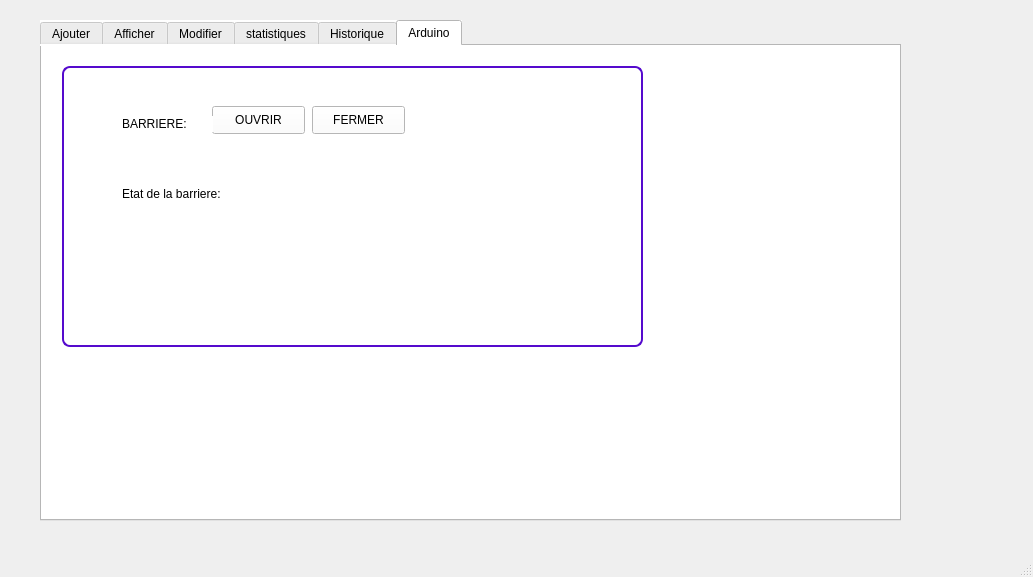
<?xml version="1.0" encoding="UTF-8"?>
<ui version="4.0">
 <class>gestionEquipement</class>
 <widget class="QMainWindow" name="gestionEquipement">
  <property name="geometry">
   <rect>
    <x>0</x>
    <y>0</y>
    <width>1033</width>
    <height>577</height>
   </rect>
  </property>
  <property name="windowTitle">
   <string>gestionEquipement</string>
  </property>
  <widget class="QWidget" name="centralwidget">
   <widget class="QTabWidget" name="tabWidget">
    <property name="geometry">
     <rect>
      <x>40</x>
      <y>20</y>
      <width>861</width>
      <height>501</height>
     </rect>
    </property>
    <property name="styleSheet">
     <string notr="true">background-color: rgb(170, 170, 255);
background-color: rgb(227, 227, 227);
background-color: rgb(255, 255, 255);</string>
    </property>
    <property name="currentIndex">
     <number>5</number>
    </property>
    <widget class="QWidget" name="tab">
     <attribute name="title">
      <string>Ajouter</string>
     </attribute>
     <widget class="QLabel" name="label">
      <property name="geometry">
       <rect>
        <x>10</x>
        <y>20</y>
        <width>141</width>
        <height>16</height>
       </rect>
      </property>
      <property name="styleSheet">
       <string notr="true">QLabel

{
font: 8pt &quot;Arial Narrow&quot;;

	color: rgb(0, 200, 127);
}</string>
      </property>
      <property name="text">
       <string>Identifiant Equipement</string>
      </property>
     </widget>
     <widget class="QLineEdit" name="lineEdit_id_eqA">
      <property name="geometry">
       <rect>
        <x>240</x>
        <y>20</y>
        <width>331</width>
        <height>22</height>
       </rect>
      </property>
      <property name="styleSheet">
       <string notr="true">QLineEdit {
	font: 8pt &quot;Times New Roman&quot;;
padding: 1px;
border-style: solid;
border: 2px solid rgb(85,10,205);
border-radius: 8px;
font-color:green;
 background-color:white;
color:green;
}

QLineEdit:focus
{
  border-color:rgb(200,50,10);
}</string>
      </property>
     </widget>
     <widget class="QLabel" name="label_2">
      <property name="geometry">
       <rect>
        <x>20</x>
        <y>90</y>
        <width>56</width>
        <height>16</height>
       </rect>
      </property>
      <property name="styleSheet">
       <string notr="true">QLabel

{
font: 8pt &quot;Arial Narrow&quot;;

	color: rgb(0, 200, 127);
}</string>
      </property>
      <property name="text">
       <string>Etat</string>
      </property>
     </widget>
     <widget class="QLabel" name="label_3">
      <property name="geometry">
       <rect>
        <x>20</x>
        <y>170</y>
        <width>56</width>
        <height>16</height>
       </rect>
      </property>
      <property name="styleSheet">
       <string notr="true">QLabel

{
font: 8pt &quot;Arial Narrow&quot;;

	color: rgb(0, 200, 127);
}</string>
      </property>
      <property name="text">
       <string>Type</string>
      </property>
     </widget>
     <widget class="QLabel" name="label_4">
      <property name="geometry">
       <rect>
        <x>20</x>
        <y>240</y>
        <width>56</width>
        <height>16</height>
       </rect>
      </property>
      <property name="styleSheet">
       <string notr="true">QLabel

{
font: 8pt &quot;Arial Narrow&quot;;

	color: rgb(0, 200, 127);
}</string>
      </property>
      <property name="text">
       <string>Quantité</string>
      </property>
     </widget>
     <widget class="QPushButton" name="pushButton_ajouter">
      <property name="geometry">
       <rect>
        <x>480</x>
        <y>300</y>
        <width>93</width>
        <height>28</height>
       </rect>
      </property>
      <property name="styleSheet">
       <string notr="true">QPushButton

 {
      border-style: groove;
      border-radius: 7;
      padding: 3px;

     color: qlineargradient(spread:pad, x1:0.439, y1:0.5, x2:1, y2:1, stop:0.134783 rgba(0, 255, 94, 255), stop:1 rgba(255, 255, 255, 255));

  background-color: qlineargradient(spread:pad, x1:0.565, y1:0.386364, x2:1, y2:0, stop:0.0869565 rgba(110, 40, 170, 255), stop:1 rgba(255, 255, 255, 255));
   
  font: 75 8pt &quot;Arial Narrow&quot;;
  }


QPushButton:focus

 {

  
    background-color: qlineargradient(spread:pad, x1:0, y1:0, x2:1, y2:1, stop:0.491304 rgba(255, 0, 0, 255), stop:1 rgba(255, 255, 255, 255));
 }

QPushButton:hover

 {
    background-color: qlineargradient(spread:pad, x1:0, y1:0, x2:1, y2:1, stop:0.491304 rgba(255, 0, 0, 255), stop:1 rgba(255, 255, 255, 255));

 }</string>
      </property>
      <property name="text">
       <string>Ajouter</string>
      </property>
     </widget>
     <widget class="QLabel" name="label_9">
      <property name="geometry">
       <rect>
        <x>260</x>
        <y>50</y>
        <width>56</width>
        <height>16</height>
       </rect>
      </property>
      <property name="text">
       <string/>
      </property>
     </widget>
     <widget class="QSpinBox" name="spinBox">
      <property name="geometry">
       <rect>
        <x>240</x>
        <y>240</y>
        <width>331</width>
        <height>22</height>
       </rect>
      </property>
      <property name="styleSheet">
       <string notr="true">QSpinBox {
	font: 8pt &quot;Times New Roman&quot;;
padding: 1px;
border-style: solid;
border: 2px solid rgb(85,10,205);
border-radius: 8px;
font-color:green;
 background-color:white;
color:green;
}

QSpinBox:focus
{
  border-color:rgb(200,50,10);
}</string>
      </property>
      <property name="maximum">
       <number>10000</number>
      </property>
     </widget>
     <widget class="QComboBox" name="comboBox">
      <property name="geometry">
       <rect>
        <x>240</x>
        <y>90</y>
        <width>331</width>
        <height>22</height>
       </rect>
      </property>
      <property name="styleSheet">
       <string notr="true">

QComboBox
{
 border-style: groove;
      border-radius: 7;
      padding: 3px;
     color: qlineargradient(spread:pad, x1:0.439, y1:0.5, x2:1, y2:1, stop:0.134783 rgba(0, 255, 94, 255), stop:1 rgba(255, 255, 255, 255));
background-color: qlineargradient(spread:pad, x1:0.565, y1:0.386364, x2:1, y2:0, stop:0.0869565 rgba(110, 40, 170, 255), stop:1 rgba(255, 255, 255, 255));
}


  
   



</string>
      </property>
      <item>
       <property name="text">
        <string/>
       </property>
      </item>
      <item>
       <property name="text">
        <string>nouveau</string>
       </property>
      </item>
      <item>
       <property name="text">
        <string>utilise</string>
       </property>
      </item>
     </widget>
     <widget class="QComboBox" name="comboBox_2">
      <property name="geometry">
       <rect>
        <x>240</x>
        <y>170</y>
        <width>331</width>
        <height>22</height>
       </rect>
      </property>
      <property name="styleSheet">
       <string notr="true">

QComboBox
{
 border-style: groove;
      border-radius: 7;
      padding: 3px;
     color: qlineargradient(spread:pad, x1:0.439, y1:0.5, x2:1, y2:1, stop:0.134783 rgba(0, 255, 94, 255), stop:1 rgba(255, 255, 255, 255));
background-color: qlineargradient(spread:pad, x1:0.565, y1:0.386364, x2:1, y2:0, stop:0.0869565 rgba(110, 40, 170, 255), stop:1 rgba(255, 255, 255, 255));
}


  
   



</string>
      </property>
      <item>
       <property name="text">
        <string/>
       </property>
      </item>
      <item>
       <property name="text">
        <string>savons lessive</string>
       </property>
      </item>
      <item>
       <property name="text">
        <string>eau de javel</string>
       </property>
      </item>
      <item>
       <property name="text">
        <string>machine a lave</string>
       </property>
      </item>
      <item>
       <property name="text">
        <string>machine a repasse</string>
       </property>
      </item>
     </widget>
     <widget class="QLabel" name="label_12">
      <property name="geometry">
       <rect>
        <x>250</x>
        <y>270</y>
        <width>56</width>
        <height>16</height>
       </rect>
      </property>
      <property name="text">
       <string/>
      </property>
     </widget>
     <widget class="QLabel" name="label_13">
      <property name="geometry">
       <rect>
        <x>260</x>
        <y>120</y>
        <width>56</width>
        <height>16</height>
       </rect>
      </property>
      <property name="text">
       <string/>
      </property>
     </widget>
     <widget class="QLabel" name="label_14">
      <property name="geometry">
       <rect>
        <x>260</x>
        <y>200</y>
        <width>56</width>
        <height>16</height>
       </rect>
      </property>
      <property name="text">
       <string/>
      </property>
     </widget>
    </widget>
    <widget class="QWidget" name="tab_2">
     <attribute name="title">
      <string>Afficher</string>
     </attribute>
     <widget class="QTableView" name="tableView_afficher">
      <property name="geometry">
       <rect>
        <x>10</x>
        <y>10</y>
        <width>581</width>
        <height>241</height>
       </rect>
      </property>
      <property name="styleSheet">
       <string notr="true">QTableView {
	font: 8pt &quot;Times New Roman&quot;;
padding: 1px;
border-style: solid;
border: 2px solid rgb(85,10,205);
border-radius: 8px;
}</string>
      </property>
     </widget>
     <widget class="QLineEdit" name="lineEdit_RS">
      <property name="geometry">
       <rect>
        <x>20</x>
        <y>260</y>
        <width>241</width>
        <height>22</height>
       </rect>
      </property>
      <property name="styleSheet">
       <string notr="true">QLineEdit {
	font: 8pt &quot;Times New Roman&quot;;
padding: 1px;
border-style: solid;
border: 2px solid rgb(85,10,205);
border-radius: 8px;
font-color:green;
 background-color:white;
color:green;
}

QLineEdit:focus
{
  border-color:rgb(200,50,10);
}</string>
      </property>
     </widget>
     <widget class="QPushButton" name="pushButton_supprimer">
      <property name="geometry">
       <rect>
        <x>10</x>
        <y>290</y>
        <width>93</width>
        <height>28</height>
       </rect>
      </property>
      <property name="styleSheet">
       <string notr="true">QPushButton

 {
      border-style: groove;
      border-radius: 7;
      padding: 3px;

     color: qlineargradient(spread:pad, x1:0.439, y1:0.5, x2:1, y2:1, stop:0.134783 rgba(0, 255, 94, 255), stop:1 rgba(255, 255, 255, 255));

  background-color: qlineargradient(spread:pad, x1:0.565, y1:0.386364, x2:1, y2:0, stop:0.0869565 rgba(110, 40, 170, 255), stop:1 rgba(255, 255, 255, 255));
   
  font: 75 8pt &quot;Arial Narrow&quot;;
  }


QPushButton:focus

 {

  
    background-color: qlineargradient(spread:pad, x1:0, y1:0, x2:1, y2:1, stop:0.491304 rgba(255, 0, 0, 255), stop:1 rgba(255, 255, 255, 255));
 }

QPushButton:hover

 {
    background-color: qlineargradient(spread:pad, x1:0, y1:0, x2:1, y2:1, stop:0.491304 rgba(255, 0, 0, 255), stop:1 rgba(255, 255, 255, 255));

 }</string>
      </property>
      <property name="text">
       <string>Supprimer</string>
      </property>
     </widget>
     <widget class="QGroupBox" name="groupBox">
      <property name="geometry">
       <rect>
        <x>320</x>
        <y>260</y>
        <width>241</width>
        <height>151</height>
       </rect>
      </property>
      <property name="title">
       <string>Trie</string>
      </property>
      <widget class="QCheckBox" name="checkBox">
       <property name="geometry">
        <rect>
         <x>10</x>
         <y>50</y>
         <width>83</width>
         <height>20</height>
        </rect>
       </property>
       <property name="text">
        <string>nouveau</string>
       </property>
      </widget>
      <widget class="QCheckBox" name="checkBox_2">
       <property name="geometry">
        <rect>
         <x>110</x>
         <y>50</y>
         <width>101</width>
         <height>20</height>
        </rect>
       </property>
       <property name="text">
        <string>savon lessive</string>
       </property>
      </widget>
      <widget class="QCheckBox" name="checkBox_3">
       <property name="geometry">
        <rect>
         <x>10</x>
         <y>70</y>
         <width>83</width>
         <height>20</height>
        </rect>
       </property>
       <property name="text">
        <string>utilise</string>
       </property>
      </widget>
      <widget class="QLabel" name="label_10">
       <property name="geometry">
        <rect>
         <x>10</x>
         <y>30</y>
         <width>56</width>
         <height>16</height>
        </rect>
       </property>
       <property name="text">
        <string>Etat:</string>
       </property>
      </widget>
      <widget class="QLabel" name="label_11">
       <property name="geometry">
        <rect>
         <x>110</x>
         <y>30</y>
         <width>56</width>
         <height>16</height>
        </rect>
       </property>
       <property name="text">
        <string>Type:</string>
       </property>
      </widget>
      <widget class="QCheckBox" name="checkBox_4">
       <property name="geometry">
        <rect>
         <x>110</x>
         <y>70</y>
         <width>111</width>
         <height>20</height>
        </rect>
       </property>
       <property name="text">
        <string>eau de javel</string>
       </property>
      </widget>
      <widget class="QCheckBox" name="checkBox_5">
       <property name="geometry">
        <rect>
         <x>110</x>
         <y>90</y>
         <width>111</width>
         <height>20</height>
        </rect>
       </property>
       <property name="text">
        <string>machine a lave</string>
       </property>
      </widget>
      <widget class="QCheckBox" name="checkBox_6">
       <property name="geometry">
        <rect>
         <x>110</x>
         <y>110</y>
         <width>141</width>
         <height>20</height>
        </rect>
       </property>
       <property name="text">
        <string>machine a repasse</string>
       </property>
      </widget>
     </widget>
     <widget class="QLineEdit" name="lineEdit">
      <property name="geometry">
       <rect>
        <x>690</x>
        <y>50</y>
        <width>151</width>
        <height>22</height>
       </rect>
      </property>
      <property name="styleSheet">
       <string notr="true">QLineEdit {
	font: 8pt &quot;Times New Roman&quot;;
padding: 1px;
border-style: solid;
border: 2px solid rgb(85,10,205);
border-radius: 8px;
font-color:green;
 background-color:white;
color:green;
}

QLineEdit:focus
{
  border-color:rgb(200,50,10);
}</string>
      </property>
     </widget>
     <widget class="QLabel" name="label_19">
      <property name="geometry">
       <rect>
        <x>610</x>
        <y>50</y>
        <width>71</width>
        <height>16</height>
       </rect>
      </property>
      <property name="styleSheet">
       <string notr="true">QLabel

{
font: 8pt &quot;Arial Narrow&quot;;

	color: rgb(0, 200, 127);
}</string>
      </property>
      <property name="text">
       <string>Rechercher</string>
      </property>
     </widget>
    </widget>
    <widget class="QWidget" name="tab_3">
     <attribute name="title">
      <string>Modifier</string>
     </attribute>
     <widget class="QLabel" name="label_5">
      <property name="geometry">
       <rect>
        <x>20</x>
        <y>170</y>
        <width>56</width>
        <height>16</height>
       </rect>
      </property>
      <property name="styleSheet">
       <string notr="true">QLabel

{
font: 8pt &quot;Arial Narrow&quot;;

	color: rgb(0, 200, 127);
}</string>
      </property>
      <property name="text">
       <string>Type</string>
      </property>
     </widget>
     <widget class="QLabel" name="label_6">
      <property name="geometry">
       <rect>
        <x>20</x>
        <y>90</y>
        <width>56</width>
        <height>16</height>
       </rect>
      </property>
      <property name="styleSheet">
       <string notr="true">QLabel

{
font: 8pt &quot;Arial Narrow&quot;;

	color: rgb(0, 200, 127);
}</string>
      </property>
      <property name="text">
       <string>Etat</string>
      </property>
     </widget>
     <widget class="QLabel" name="label_7">
      <property name="geometry">
       <rect>
        <x>10</x>
        <y>10</y>
        <width>141</width>
        <height>16</height>
       </rect>
      </property>
      <property name="styleSheet">
       <string notr="true">QLabel

{
font: 8pt &quot;Arial Narrow&quot;;

	color: rgb(0, 200, 127);
}</string>
      </property>
      <property name="text">
       <string>Identifiant Equipement</string>
      </property>
     </widget>
     <widget class="QLabel" name="label_8">
      <property name="geometry">
       <rect>
        <x>20</x>
        <y>250</y>
        <width>56</width>
        <height>16</height>
       </rect>
      </property>
      <property name="styleSheet">
       <string notr="true">QLabel

{
font: 8pt &quot;Arial Narrow&quot;;

	color: rgb(0, 200, 127);
}</string>
      </property>
      <property name="text">
       <string>Quantité</string>
      </property>
     </widget>
     <widget class="QPushButton" name="pushButton_modifier">
      <property name="geometry">
       <rect>
        <x>540</x>
        <y>320</y>
        <width>93</width>
        <height>28</height>
       </rect>
      </property>
      <property name="styleSheet">
       <string notr="true">QPushButton

 {
      border-style: groove;
      border-radius: 7;
      padding: 3px;

     color: qlineargradient(spread:pad, x1:0.439, y1:0.5, x2:1, y2:1, stop:0.134783 rgba(0, 255, 94, 255), stop:1 rgba(255, 255, 255, 255));

  background-color: qlineargradient(spread:pad, x1:0.565, y1:0.386364, x2:1, y2:0, stop:0.0869565 rgba(110, 40, 170, 255), stop:1 rgba(255, 255, 255, 255));
   
  font: 75 8pt &quot;Arial Narrow&quot;;
  }


QPushButton:focus

 {

  
    background-color: qlineargradient(spread:pad, x1:0, y1:0, x2:1, y2:1, stop:0.491304 rgba(255, 0, 0, 255), stop:1 rgba(255, 255, 255, 255));
 }

QPushButton:hover

 {
    background-color: qlineargradient(spread:pad, x1:0, y1:0, x2:1, y2:1, stop:0.491304 rgba(255, 0, 0, 255), stop:1 rgba(255, 255, 255, 255));

 }</string>
      </property>
      <property name="text">
       <string>Modifier</string>
      </property>
     </widget>
     <widget class="QComboBox" name="comboBox_3">
      <property name="geometry">
       <rect>
        <x>240</x>
        <y>90</y>
        <width>341</width>
        <height>22</height>
       </rect>
      </property>
      <property name="styleSheet">
       <string notr="true">

QComboBox
{
 border-style: groove;
      border-radius: 7;
      padding: 3px;
     color: qlineargradient(spread:pad, x1:0.439, y1:0.5, x2:1, y2:1, stop:0.134783 rgba(0, 255, 94, 255), stop:1 rgba(255, 255, 255, 255));
background-color: qlineargradient(spread:pad, x1:0.565, y1:0.386364, x2:1, y2:0, stop:0.0869565 rgba(110, 40, 170, 255), stop:1 rgba(255, 255, 255, 255));
}


  
   



</string>
      </property>
      <item>
       <property name="text">
        <string/>
       </property>
      </item>
      <item>
       <property name="text">
        <string>nouveau</string>
       </property>
      </item>
      <item>
       <property name="text">
        <string>utilise</string>
       </property>
      </item>
     </widget>
     <widget class="QComboBox" name="comboBox_4">
      <property name="geometry">
       <rect>
        <x>240</x>
        <y>170</y>
        <width>341</width>
        <height>22</height>
       </rect>
      </property>
      <property name="styleSheet">
       <string notr="true">

QComboBox
{
 border-style: groove;
      border-radius: 7;
      padding: 3px;
     color: qlineargradient(spread:pad, x1:0.439, y1:0.5, x2:1, y2:1, stop:0.134783 rgba(0, 255, 94, 255), stop:1 rgba(255, 255, 255, 255));
background-color: qlineargradient(spread:pad, x1:0.565, y1:0.386364, x2:1, y2:0, stop:0.0869565 rgba(110, 40, 170, 255), stop:1 rgba(255, 255, 255, 255));
}


  
   



</string>
      </property>
      <item>
       <property name="text">
        <string/>
       </property>
      </item>
      <item>
       <property name="text">
        <string>savons lessive</string>
       </property>
      </item>
      <item>
       <property name="text">
        <string>eau de javel</string>
       </property>
      </item>
      <item>
       <property name="text">
        <string>machine a lave</string>
       </property>
      </item>
      <item>
       <property name="text">
        <string>machine a repasse</string>
       </property>
      </item>
     </widget>
     <widget class="QSpinBox" name="spinBox_2">
      <property name="geometry">
       <rect>
        <x>240</x>
        <y>240</y>
        <width>341</width>
        <height>22</height>
       </rect>
      </property>
      <property name="styleSheet">
       <string notr="true">QSpinBox {
	font: 8pt &quot;Times New Roman&quot;;
padding: 1px;
border-style: solid;
border: 2px solid rgb(85,10,205);
border-radius: 8px;
font-color:green;
 background-color:white;
color:green;
}

QSpinBox:focus
{
  border-color:rgb(200,50,10);
}</string>
      </property>
      <property name="maximum">
       <number>100000</number>
      </property>
     </widget>
     <widget class="QLabel" name="label_15">
      <property name="geometry">
       <rect>
        <x>250</x>
        <y>50</y>
        <width>56</width>
        <height>16</height>
       </rect>
      </property>
      <property name="text">
       <string/>
      </property>
     </widget>
     <widget class="QLabel" name="label_16">
      <property name="geometry">
       <rect>
        <x>250</x>
        <y>120</y>
        <width>56</width>
        <height>16</height>
       </rect>
      </property>
      <property name="text">
       <string/>
      </property>
     </widget>
     <widget class="QLabel" name="label_17">
      <property name="geometry">
       <rect>
        <x>250</x>
        <y>200</y>
        <width>56</width>
        <height>16</height>
       </rect>
      </property>
      <property name="text">
       <string/>
      </property>
     </widget>
     <widget class="QLabel" name="label_18">
      <property name="geometry">
       <rect>
        <x>250</x>
        <y>270</y>
        <width>56</width>
        <height>16</height>
       </rect>
      </property>
      <property name="text">
       <string/>
      </property>
     </widget>
     <widget class="QComboBox" name="comboBox_5">
      <property name="geometry">
       <rect>
        <x>240</x>
        <y>10</y>
        <width>341</width>
        <height>22</height>
       </rect>
      </property>
      <property name="styleSheet">
       <string notr="true">

QComboBox
{
 border-style: groove;
      border-radius: 7;
      padding: 3px;
     color: qlineargradient(spread:pad, x1:0.439, y1:0.5, x2:1, y2:1, stop:0.134783 rgba(0, 255, 94, 255), stop:1 rgba(255, 255, 255, 255));
background-color: qlineargradient(spread:pad, x1:0.565, y1:0.386364, x2:1, y2:0, stop:0.0869565 rgba(110, 40, 170, 255), stop:1 rgba(255, 255, 255, 255));
}


  
   



</string>
      </property>
     </widget>
    </widget>
    <widget class="QWidget" name="tab_4">
     <attribute name="title">
      <string>statistiques</string>
     </attribute>
     <widget class="QPushButton" name="Statistique">
      <property name="geometry">
       <rect>
        <x>670</x>
        <y>440</y>
        <width>93</width>
        <height>28</height>
       </rect>
      </property>
      <property name="styleSheet">
       <string notr="true">QPushButton

 {
      border-style: groove;
      border-radius: 7;
      padding: 3px;

     color: qlineargradient(spread:pad, x1:0.439, y1:0.5, x2:1, y2:1, stop:0.134783 rgba(0, 255, 94, 255), stop:1 rgba(255, 255, 255, 255));

  background-color: qlineargradient(spread:pad, x1:0.565, y1:0.386364, x2:1, y2:0, stop:0.0869565 rgba(110, 40, 170, 255), stop:1 rgba(255, 255, 255, 255));
   
  font: 75 8pt &quot;Arial Narrow&quot;;
  }


QPushButton:focus

 {

  
    background-color: qlineargradient(spread:pad, x1:0, y1:0, x2:1, y2:1, stop:0.491304 rgba(255, 0, 0, 255), stop:1 rgba(255, 255, 255, 255));
 }

QPushButton:hover

 {
    background-color: qlineargradient(spread:pad, x1:0, y1:0, x2:1, y2:1, stop:0.491304 rgba(255, 0, 0, 255), stop:1 rgba(255, 255, 255, 255));

 }</string>
      </property>
      <property name="text">
       <string>Statistique</string>
      </property>
     </widget>
     <widget class="QCustomPlot" name="widget_stat" native="true">
      <property name="geometry">
       <rect>
        <x>10</x>
        <y>0</y>
        <width>801</width>
        <height>421</height>
       </rect>
      </property>
     </widget>
    </widget>
    <widget class="QWidget" name="tab_5">
     <attribute name="title">
      <string>Historique</string>
     </attribute>
     <widget class="QTableView" name="table_historic_ajouter">
      <property name="geometry">
       <rect>
        <x>10</x>
        <y>40</y>
        <width>821</width>
        <height>121</height>
       </rect>
      </property>
      <property name="styleSheet">
       <string notr="true">QTableView {
	font: 8pt &quot;Times New Roman&quot;;
padding: 1px;
border-style: solid;
border: 2px solid rgb(85,10,205);
border-radius: 8px;
}</string>
      </property>
     </widget>
     <widget class="QTableView" name="table_historic_modifier">
      <property name="geometry">
       <rect>
        <x>10</x>
        <y>230</y>
        <width>821</width>
        <height>121</height>
       </rect>
      </property>
      <property name="styleSheet">
       <string notr="true">QTableView {
	font: 8pt &quot;Times New Roman&quot;;
padding: 1px;
border-style: solid;
border: 2px solid rgb(85,10,205);
border-radius: 8px;
}</string>
      </property>
     </widget>
     <widget class="QLabel" name="label_22">
      <property name="geometry">
       <rect>
        <x>20</x>
        <y>10</y>
        <width>121</width>
        <height>16</height>
       </rect>
      </property>
      <property name="text">
       <string>Historique Ajouter</string>
      </property>
     </widget>
     <widget class="QLabel" name="label_23">
      <property name="geometry">
       <rect>
        <x>30</x>
        <y>210</y>
        <width>131</width>
        <height>16</height>
       </rect>
      </property>
      <property name="text">
       <string>Historique Modifier</string>
      </property>
     </widget>
    </widget>
    <widget class="QWidget" name="tab_6">
     <attribute name="title">
      <string>Arduino</string>
     </attribute>
     <widget class="QTableView" name="tableView_statistique_2">
      <property name="geometry">
       <rect>
        <x>20</x>
        <y>20</y>
        <width>581</width>
        <height>281</height>
       </rect>
      </property>
      <property name="styleSheet">
       <string notr="true">QTableView {
	font: 8pt &quot;Times New Roman&quot;;
padding: 1px;
border-style: solid;
border: 2px solid rgb(85,10,205);
border-radius: 8px;
}</string>
      </property>
     </widget>
     <widget class="QPushButton" name="OUVRIR">
      <property name="geometry">
       <rect>
        <x>170</x>
        <y>60</y>
        <width>93</width>
        <height>28</height>
       </rect>
      </property>
      <property name="text">
       <string>OUVRIR</string>
      </property>
     </widget>
     <widget class="QPushButton" name="FERMER">
      <property name="geometry">
       <rect>
        <x>270</x>
        <y>60</y>
        <width>93</width>
        <height>28</height>
       </rect>
      </property>
      <property name="text">
       <string>FERMER</string>
      </property>
     </widget>
     <widget class="QLabel" name="label_20">
      <property name="geometry">
       <rect>
        <x>80</x>
        <y>140</y>
        <width>121</width>
        <height>16</height>
       </rect>
      </property>
      <property name="text">
       <string>Etat de la barriere:</string>
      </property>
     </widget>
     <widget class="QLabel" name="label_21">
      <property name="geometry">
       <rect>
        <x>80</x>
        <y>70</y>
        <width>91</width>
        <height>16</height>
       </rect>
      </property>
      <property name="text">
       <string>BARRIERE:</string>
      </property>
     </widget>
     <widget class="QLabel" name="state">
      <property name="geometry">
       <rect>
        <x>200</x>
        <y>140</y>
        <width>56</width>
        <height>16</height>
       </rect>
      </property>
      <property name="text">
       <string/>
      </property>
     </widget>
    </widget>
   </widget>
  </widget>
  <widget class="QMenuBar" name="menubar">
   <property name="geometry">
    <rect>
     <x>0</x>
     <y>0</y>
     <width>1033</width>
     <height>26</height>
    </rect>
   </property>
  </widget>
  <widget class="QStatusBar" name="statusbar"/>
 </widget>
 <customwidgets>
  <customwidget>
   <class>QCustomPlot</class>
   <extends>QWidget</extends>
   <header>qcustomplot.h</header>
   <container>1</container>
  </customwidget>
 </customwidgets>
 <resources/>
 <connections/>
</ui>
